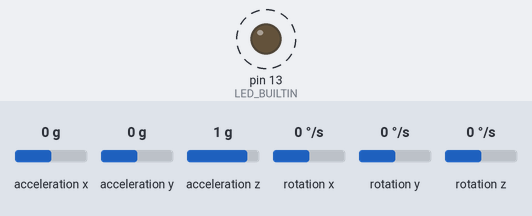
Simulated run of this sketch. Board: Arduino Uno, built with avr-gcc and run on an emulated ATmega328P. Parts: output pins drawn as LEDs (lit = HIGH). Wiring (inferred from the names in the program): MPU-6050 motion sensor at I2C address 0x68. Dashed ring = blinking. Inputs (shaded band) come from the test bench; at power-on: acceleration x 0 g, acceleration y 0 g, acceleration z 1 g, rotation x 0 °/s, rotation y 0 °/s, rotation z 0 °/s. What the sketch prints to the serial monitor is not drawn.

Above: at 0.3 s.
Timing chart, 0 to 3.1 s (numbered marks = the images above):
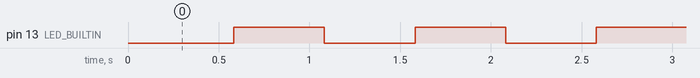

The sketch:

uno_mpu6050_hm10_ble.ino
```cpp
/* ============================================================================
 * MixLab — Arduino Uno + MPU6050 + HM-10: IMU -> BLE
 * Miniproyecto 1 TinyML · UAO 2026-2 · Grupo 2
 *
 * Camino alterno para quien solo tenga un Uno. Emite el mismo formato que la
 * webapp de app/ espera, asi que se conecta igual desde "Bluetooth LE".
 *
 * ⚠ POR QUE HM-10 Y NO HC-05
 *   HC-05 habla Bluetooth Classic (SPP). Los navegadores NO pueden abrir SPP:
 *   Web Bluetooth solo habla BLE. Con un HC-05 esta app no lo va a ver nunca.
 *   El HM-10 (o HM-19 / AT-09 / CC2541) si es BLE y expone un servicio serie.
 *
 * ⚠ EL UNO NO PUEDE CORRER EL MODELO
 *   El ATmega328P tiene 2 KB de RAM y sin FPU. Los modelos de Edge Impulse
 *   para IMU no caben. Con esta configuracion se captura el dataset; la
 *   inferencia a bordo necesita el Nano 33 BLE. Ver firmware/README.md.
 *
 * CONEXIONES
 *   MPU6050  VCC->5V   GND->GND   SDA->A4   SCL->A5
 *   HM-10    VCC->5V   GND->GND   TXD->D2 (RX del Uno)   RXD->D3 (TX del Uno)
 *
 *   ⚠ El RXD del HM-10 es de 3,3 V. Poner un divisor en D3:
 *     D3 --[1k]--+--[2k]-- GND        y del nodo + al RXD del HM-10.
 *     Sin divisor el modulo aguanta un rato y luego se degrada.
 *
 * VELOCIDAD
 *   El HM-10 sale de fabrica a 9600 bps: ~24 lineas/s como techo absoluto.
 *   Este sketch asume 38400, que ya permite 40 Hz. Para dejarlo asi, una vez,
 *   con el modulo conectado y el monitor serie a 9600:
 *       AT+BAUD2        -> responde OK+Set:2   (2 = 38400)
 *   Si no quieres tocarlo, pon HM10_BAUD 9600 y SAMPLE_HZ 20.
 * ========================================================================= */

#include <Wire.h>
#include <SoftwareSerial.h>

/* ---------------------------------------------------------------- ajustes */
static const uint8_t  PIN_RX     = 2;      // va al TXD del HM-10
static const uint8_t  PIN_TX     = 3;      // va al RXD del HM-10 (con divisor)
static const long     HM10_BAUD  = 38400;
static const uint8_t  SAMPLE_HZ  = 40;
static const uint16_t PERIODO_MS = 1000 / SAMPLE_HZ;

/* ------------------------------------------------------------- MPU6050 */
static const uint8_t MPU_ADDR     = 0x68;
static const uint8_t REG_PWR_MGMT = 0x6B;
static const uint8_t REG_GYRO_CFG = 0x1B;
static const uint8_t REG_ACC_CFG  = 0x1C;
static const uint8_t REG_ACC_XOUT = 0x3B;
static const uint8_t REG_WHO_AM_I = 0x75;

/* Rangos amplios a proposito: agitar una coctelera pasa de 2 g y de
   250 deg/s sin esfuerzo, y una muestra saturada no se puede recuperar.
   ±8 g  -> 4096 LSB/g        ±1000 deg/s -> 32,8 LSB/(deg/s) */
static const uint8_t ACC_CFG_8G    = 0x10;
static const uint8_t GYRO_CFG_1000 = 0x10;
static const float   ACC_LSB_POR_G = 4096.0f;
static const float   GYR_LSB_POR_DPS = 32.8f;

SoftwareSerial ble(PIN_RX, PIN_TX);

uint32_t t0 = 0;
uint32_t proxima = 0;

/* -------------------------------------------------------------- helpers */
void escribirReg(uint8_t reg, uint8_t valor) {
  Wire.beginTransmission(MPU_ADDR);
  Wire.write(reg);
  Wire.write(valor);
  Wire.endTransmission();
}

uint8_t leerReg(uint8_t reg) {
  Wire.beginTransmission(MPU_ADDR);
  Wire.write(reg);
  Wire.endTransmission(false);
  Wire.requestFrom(MPU_ADDR, (uint8_t)1);
  return Wire.available() ? Wire.read() : 0xFF;
}

void setup() {
  Serial.begin(115200);
  ble.begin(HM10_BAUD);
  Wire.begin();
  Wire.setClock(400000);          // I2C rapido: a 100 kHz la lectura come 1,4 ms

  pinMode(LED_BUILTIN, OUTPUT);

  uint8_t quien = leerReg(REG_WHO_AM_I);
  if (quien != 0x68 && quien != 0x70 && quien != 0x72) {
    Serial.print(F("MPU6050 no responde. WHO_AM_I=0x")); Serial.println(quien, HEX);
    Serial.println(F("Revisa SDA=A4, SCL=A5 y la alimentacion."));
    while (true) { digitalWrite(LED_BUILTIN, HIGH); delay(80); digitalWrite(LED_BUILTIN, LOW); delay(80); }
  }

  escribirReg(REG_PWR_MGMT, 0x00);        // despertar
  delay(50);
  escribirReg(REG_ACC_CFG,  ACC_CFG_8G);
  escribirReg(REG_GYRO_CFG, GYRO_CFG_1000);
  delay(20);

  t0 = millis();
  proxima = t0;

  char hola[32];
  snprintf(hola, sizeof(hola), "H,uno-mpu6050,%u\n", SAMPLE_HZ);
  ble.print(hola);
  Serial.print(hola);
}

void loop() {
  /* Cadencia fija con resta sin signo: aguanta el desborde de millis(). */
  if ((int32_t)(millis() - proxima) < 0) return;
  proxima += PERIODO_MS;

  /* --- lectura de golpe: 14 bytes, acelerometro + temp + giroscopio --- */
  Wire.beginTransmission(MPU_ADDR);
  Wire.write(REG_ACC_XOUT);
  if (Wire.endTransmission(false) != 0) return;

  if (Wire.requestFrom(MPU_ADDR, (uint8_t)14) != 14) return;

  int16_t axr = (Wire.read() << 8) | Wire.read();
  int16_t ayr = (Wire.read() << 8) | Wire.read();
  int16_t azr = (Wire.read() << 8) | Wire.read();
  Wire.read(); Wire.read();                  // temperatura: no se usa
  int16_t gxr = (Wire.read() << 8) | Wire.read();
  int16_t gyr = (Wire.read() << 8) | Wire.read();
  int16_t gzr = (Wire.read() << 8) | Wire.read();

  float ax = axr / ACC_LSB_POR_G;
  float ay = ayr / ACC_LSB_POR_G;
  float az = azr / ACC_LSB_POR_G;
  float gx = gxr / GYR_LSB_POR_DPS;
  float gy = gyr / GYR_LSB_POR_DPS;
  float gz = gzr / GYR_LSB_POR_DPS;

  /* El printf de AVR no imprime float: hay que pasar por dtostrf. */
  char sax[9], say[9], saz[9], sgx[9], sgy[9], sgz[9];
  dtostrf(ax, 0, 3, sax); dtostrf(ay, 0, 3, say); dtostrf(az, 0, 3, saz);
  dtostrf(gx, 0, 1, sgx); dtostrf(gy, 0, 1, sgy); dtostrf(gz, 0, 1, sgz);

  char linea[72];
  snprintf(linea, sizeof(linea), "D,%lu,%s,%s,%s,%s,%s,%s\n",
           (unsigned long)(millis() - t0), sax, say, saz, sgx, sgy, sgz);

  ble.print(linea);

  /* Latido cada segundo: confirma que el bucle vive sin gastar el serial. */
  digitalWrite(LED_BUILTIN, ((millis() - t0) / 500) % 2);
}
```

Measured:
- by itself, pin 13 (LED_BUILTIN): alternates HIGH for 0.50 s and LOW for 0.50 s
